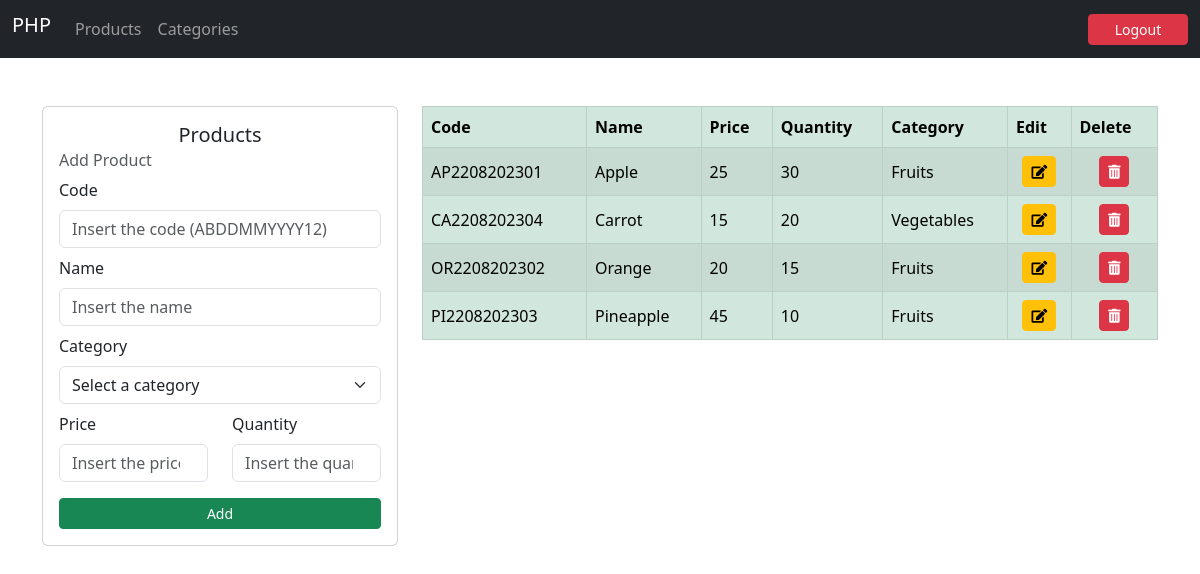
/Views/products.php (signed in), run on the app's committed database.
### tables this page shows
CREATE TABLE `products` (
  `product_code` varchar(12) NOT NULL,
  `product_name` varchar(50) NOT NULL,
  `product_price` float NOT NULL,
  `product_quantity` int(5) NOT NULL,
  `product_category` int(11) NOT NULL,
  `product_status` int(1) NOT NULL
);

CREATE TABLE `categories` (
  `category_id` int(11) NOT NULL,
  `category_name` varchar(50) NOT NULL,
  `category_description` text NOT NULL,
  `category_date` datetime NOT NULL,
  `category_status` int(1) NOT NULL
);

### Views/products.php (the view, shortened to what this page needs)
<!DOCTYPE html>
<html lang="en">
<head>
    <link rel="stylesheet" href="../sources/css/bootstrap/bootstrap.min.css">
    <link rel="stylesheet" href="../sources/css/main.css">
    <link rel="stylesheet" href="https://cdn.jsdelivr.net/npm/sweetalert2@11.0.20/dist/sweetalert2.min.css">
    <link rel="stylesheet" href="https://cdnjs.cloudflare.com/ajax/libs/font-awesome/5.15.3/css/all.min.css">
</head>
<body>
    <nav class="navbar navbar-expand-lg bg-dark" data-bs-theme="dark">
        <div class="container-fluid">
            <h1 class="navbar-brand">PHP</h1>
            <div class="collapse navbar-collapse" id="navbarNav">
                <ul class="navbar-nav">
                    <li class="nav-item">
                        <a class="nav-link" href="products.php">Products</a>
                    </li>
                    <li class="nav-item">
                        <a class="nav-link" href="categories.php">Categories</a>
                    </li>
                </ul>
            </div>
            <div class="d-none d-lg-block">
                <a href="../Controller/logout.php" class="btn btn-danger btn-sm" style="width: 100px;">Logout</a>
            </div>
        </div>
    </nav>
    <div class="container">
        <div class="row pt-5 pb-4">
            <div class="col-sm-12 col-md-12 col-lg-4 col-xl-4 col-xxl-4">
                <div class="card">
                    <div class="card-body">
                        <h5 class="card-title text-center">Products</h5>
                        <h6 class="card-subtitle mb-2 text-body-secondary">Add Product</h6>
                        <form action="../Controller/Products/register_product.php" method="POST">
                            <div class="row">
                                <div class="col-sm-12 col-md-12 col-lg-12 col-xl-12 col-xxl-12">
                                    <label for="productCode" class="form-label">Code</label>
                                    <input type="text" class="form-control" id="productCode" name="productCode" placeholder="Insert the code (ABDDMMYYYY12)" required>
                                </div>
                            </div>
                            <div class="row py-2">
                                <div class="col-sm-12 col-md-12 col-lg-12 col-xl-12 col-xxl-12">
                                    <label for="productName" class="form-label">Name</label>
                                    <input type="text" class="form-control" id="productName" name="productName" placeholder="Insert the name" required>
                                </div>
                            </div>
                            <div class="row pb-2">
                                <div class="col-sm-12 col-md-12 col-lg-12 col-xl-12 col-xxl-12">
                                    <label for="productCategory" class="form-label">Category</label>
                                    <select class="form-select" id="productCategory" name="productCategory" required>
                                        <option value="">Select a category</option>
                                    </select>
                                </div>
                            </div>
                            <div class="row">
                                <div class="col-sm-6 col-md-6 col-lg-6 col-xl-6 col-xxl-6">
                                    <label for="productPrice" class="form-label">Price</label>
                                    <input type="number" class="form-control" id="productPrice" name="productPrice" placeholder="Insert the price" required>
                                </div>
                                <div class="col-sm-6 col-md-6 col-lg-6 col-xl-6 col-xxl-6">
                                    <label for="productQuantity" class="form-label">Quantity</label>
                                    <input type="number" class="form-control" id="productQuantity" name="productQuantity" placeholder="Insert the quantity" required>
                                </div>
                            </div>
                            <div class="row">
                                <div class="col-sm-12 col-md-12 col-lg-12 col-xl-12 col-xxl-12">
                                    <div class="d-grid">
                                        <button type="submit" class="btn btn-success mt-3 btn-sm" id="btnAddProduct" name="btnAddProduct">Add</button>
                                    </div>
                                </div>
                            </div>
                        </form>
                    </div>
                </div>
            </div>
            <div class="col-sm-12 col-md-12 col-lg-8 col-xl-8 col-xxl-8">
                <div class="table-responsive">
                    <table class="table table-striped align-middle table-success table-bordered">
                        <thead>
                            <tr>
                                <th scope="col">Code</th>
                                <th scope="col">Name</th>
                                <th scope="col">Price</th>
                                <th scope="col">Quantity</th>
                                <th scope="col">Category</th>
                                <th scope="col">Edit</th>
                                <th scope="col">Delete</th>
                            </tr>
                        </thead>
                        <tbody>
                            <?php
                                require ("../Config/connection.php");
                                $sql = $connection -> query("SELECT * FROM products
                                INNER JOIN categories ON products.product_category = categories.category_id
                                WHERE product_status = 1");
                                while($data = $sql -> fetch_object()){
                            ?>
                                <tr>
                                    <td><?= $data -> product_code ?></td>
                                    <td><?= $data -> product_name ?></td>
                                    <td><?= $data -> product_price ?></td>
                                    <td><?= $data -> product_quantity ?></td>
                                    <td><?= $data -> category_name ?></td>
                                    <td class="text-center">
                                        <a href="../Controller/Products/edit_product.php?code=<?= $data -> product_code ?>" class="btn btn-warning btn-sm">
                                            <i class="fas fa-edit"></i>
                                        </a>
                                    </td>
                                    <td class="text-center">
                                        <a href="#" class="btn btn-danger btn-sm btn-delete-product" data-product-code="<?= $data->product_code ?>">
                                            <i class="fas fa-trash-alt"></i>
                                        </a>
                                    </td>
                                </tr>
                            <?php
                                }
                            ?>
                        </tbody>
                    </table>
                </div>
            </div>
        </div>
    </div>
</body>
</html>

### data on the page
products: product_code "AP2208202301", product_name "Apple", product_price "25", product_quantity "30", categories.category_name "Fruits"
products: product_code "CA2208202304", product_name "Carrot", product_price "15", product_quantity "20", categories.category_name "Vegetables"
products: product_code "OR2208202302", product_name "Orange", product_price "20", product_quantity "15", categories.category_name "Fruits"
products: product_code "PI2208202303", product_name "Pineapple", product_price "45", product_quantity "10", categories.category_name "Fruits"
